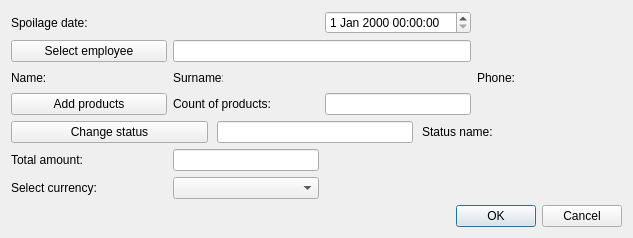
<?xml version="1.0" encoding="UTF-8"?>
<ui version="4.0">
 <class>CreateSpoilage</class>
 <widget class="QDialog" name="CreateSpoilage">
  <property name="geometry">
   <rect>
    <x>0</x>
    <y>0</y>
    <width>633</width>
    <height>238</height>
   </rect>
  </property>
  <property name="windowTitle">
   <string>Create/Update spoilage</string>
  </property>
  <property name="locale">
   <locale language="English" country="UnitedStates"/>
  </property>
  <property name="modal">
   <bool>false</bool>
  </property>
  <layout class="QGridLayout" name="gridLayout">
   <property name="leftMargin">
    <number>11</number>
   </property>
   <property name="topMargin">
    <number>11</number>
   </property>
   <property name="rightMargin">
    <number>11</number>
   </property>
   <property name="bottomMargin">
    <number>11</number>
   </property>
   <item row="5" column="2">
    <widget class="QLineEdit" name="sumEdit">
     <property name="readOnly">
      <bool>true</bool>
     </property>
    </widget>
   </item>
   <item row="1" column="2" colspan="2">
    <widget class="QLineEdit" name="employeeEdit">
     <property name="toolTip">
      <string>&lt;html&gt;&lt;head/&gt;&lt;body&gt;&lt;p&gt;Enter employee ID&lt;/p&gt;&lt;/body&gt;&lt;/html&gt;</string>
     </property>
     <property name="readOnly">
      <bool>true</bool>
     </property>
    </widget>
   </item>
   <item row="2" column="1">
    <widget class="QLabel" name="empNamePh">
     <property name="minimumSize">
      <size>
       <width>100</width>
       <height>0</height>
      </size>
     </property>
     <property name="font">
      <font>
       <family>Times New Roman</family>
       <pointsize>12</pointsize>
       <weight>75</weight>
       <italic>true</italic>
       <bold>true</bold>
      </font>
     </property>
     <property name="text">
      <string/>
     </property>
    </widget>
   </item>
   <item row="7" column="0" colspan="6">
    <layout class="QHBoxLayout" name="horizontalLayout">
     <item>
      <spacer name="horizontalSpacer">
       <property name="orientation">
        <enum>Qt::Horizontal</enum>
       </property>
       <property name="sizeHint" stdset="0">
        <size>
         <width>40</width>
         <height>20</height>
        </size>
       </property>
      </spacer>
     </item>
     <item>
      <widget class="QPushButton" name="okBtn">
       <property name="text">
        <string>OK</string>
       </property>
      </widget>
     </item>
     <item>
      <widget class="QPushButton" name="cancelBtn">
       <property name="text">
        <string>Cancel</string>
       </property>
      </widget>
     </item>
    </layout>
   </item>
   <item row="2" column="0">
    <widget class="QLabel" name="empNameLb">
     <property name="minimumSize">
      <size>
       <width>50</width>
       <height>0</height>
      </size>
     </property>
     <property name="maximumSize">
      <size>
       <width>50</width>
       <height>16777215</height>
      </size>
     </property>
     <property name="text">
      <string>Name:</string>
     </property>
    </widget>
   </item>
   <item row="2" column="3">
    <widget class="QLabel" name="empSurnamePh">
     <property name="minimumSize">
      <size>
       <width>100</width>
       <height>0</height>
      </size>
     </property>
     <property name="font">
      <font>
       <family>Times New Roman</family>
       <pointsize>12</pointsize>
       <weight>75</weight>
       <italic>true</italic>
       <bold>true</bold>
      </font>
     </property>
     <property name="text">
      <string/>
     </property>
    </widget>
   </item>
   <item row="2" column="4">
    <widget class="QLabel" name="empPhoneLb">
     <property name="text">
      <string>Phone:</string>
     </property>
    </widget>
   </item>
   <item row="2" column="2">
    <widget class="QLabel" name="empSurnameLb">
     <property name="minimumSize">
      <size>
       <width>50</width>
       <height>0</height>
      </size>
     </property>
     <property name="maximumSize">
      <size>
       <width>50</width>
       <height>16777215</height>
      </size>
     </property>
     <property name="text">
      <string>Surname:</string>
     </property>
    </widget>
   </item>
   <item row="2" column="5">
    <widget class="QLabel" name="empPhonePh">
     <property name="minimumSize">
      <size>
       <width>100</width>
       <height>0</height>
      </size>
     </property>
     <property name="font">
      <font>
       <family>Times New Roman</family>
       <pointsize>12</pointsize>
       <weight>75</weight>
       <italic>true</italic>
       <bold>true</bold>
      </font>
     </property>
     <property name="text">
      <string/>
     </property>
    </widget>
   </item>
   <item row="6" column="0" colspan="2">
    <widget class="QLabel" name="currencyLb">
     <property name="text">
      <string>Select currency:</string>
     </property>
    </widget>
   </item>
   <item row="5" column="0" colspan="2">
    <widget class="QLabel" name="sumLb">
     <property name="text">
      <string>Total amount:</string>
     </property>
    </widget>
   </item>
   <item row="3" column="3">
    <widget class="QLineEdit" name="prodCountEdit">
     <property name="readOnly">
      <bool>true</bool>
     </property>
    </widget>
   </item>
   <item row="3" column="2">
    <widget class="QLabel" name="prodCountLb">
     <property name="text">
      <string>Count of products:</string>
     </property>
    </widget>
   </item>
   <item row="1" column="0" colspan="2">
    <widget class="QPushButton" name="employeeBtn">
     <property name="text">
      <string>Select employee</string>
     </property>
    </widget>
   </item>
   <item row="6" column="2">
    <widget class="QComboBox" name="currencyCmb"/>
   </item>
   <item row="0" column="3">
    <widget class="QDateTimeEdit" name="dateEdit"/>
   </item>
   <item row="3" column="0" colspan="2">
    <widget class="QPushButton" name="addProdBtn">
     <property name="text">
      <string>Add products</string>
     </property>
    </widget>
   </item>
   <item row="4" column="0" colspan="6">
    <widget class="QWidget" name="statusWidget" native="true">
     <layout class="QHBoxLayout" name="horizontalLayout_3">
      <property name="spacing">
       <number>9</number>
      </property>
      <property name="leftMargin">
       <number>0</number>
      </property>
      <property name="topMargin">
       <number>0</number>
      </property>
      <property name="rightMargin">
       <number>0</number>
      </property>
      <property name="bottomMargin">
       <number>0</number>
      </property>
      <item>
       <widget class="QPushButton" name="statusBtn">
        <property name="sizePolicy">
         <sizepolicy hsizetype="Fixed" vsizetype="Fixed">
          <horstretch>0</horstretch>
          <verstretch>0</verstretch>
         </sizepolicy>
        </property>
        <property name="minimumSize">
         <size>
          <width>197</width>
          <height>0</height>
         </size>
        </property>
        <property name="text">
         <string>Change status</string>
        </property>
       </widget>
      </item>
      <item>
       <widget class="QLineEdit" name="statusEdit">
        <property name="readOnly">
         <bool>true</bool>
        </property>
       </widget>
      </item>
      <item>
       <widget class="QLabel" name="statusLb">
        <property name="text">
         <string>Status name:</string>
        </property>
       </widget>
      </item>
      <item>
       <widget class="QLabel" name="statusPh">
        <property name="minimumSize">
         <size>
          <width>120</width>
          <height>0</height>
         </size>
        </property>
        <property name="font">
         <font>
          <family>Times New Roman</family>
          <pointsize>12</pointsize>
          <weight>75</weight>
          <italic>true</italic>
          <bold>true</bold>
         </font>
        </property>
        <property name="text">
         <string/>
        </property>
       </widget>
      </item>
     </layout>
    </widget>
   </item>
   <item row="0" column="0" colspan="2">
    <widget class="QLabel" name="dateLb">
     <property name="text">
      <string>Spoilage date:</string>
     </property>
    </widget>
   </item>
  </layout>
 </widget>
 <tabstops>
  <tabstop>employeeBtn</tabstop>
  <tabstop>addProdBtn</tabstop>
  <tabstop>okBtn</tabstop>
  <tabstop>cancelBtn</tabstop>
 </tabstops>
 <resources/>
 <connections/>
</ui>
